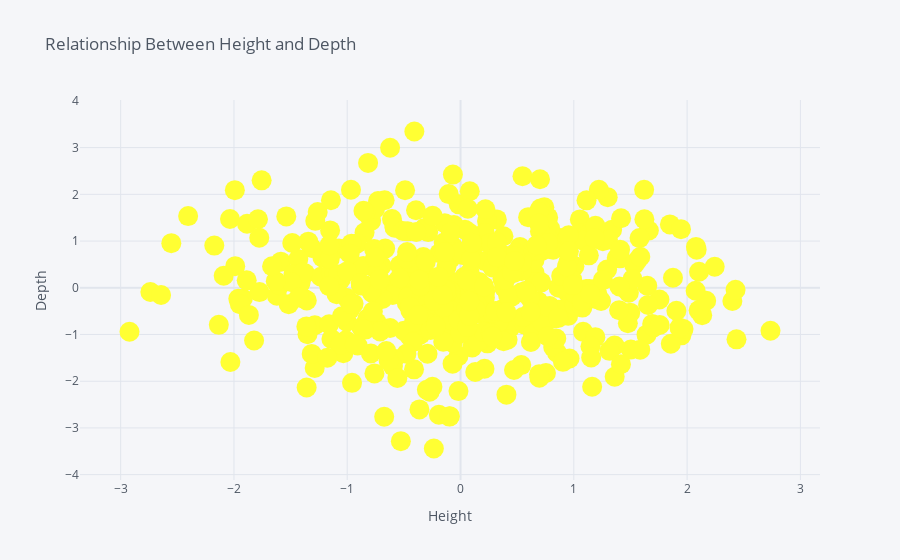

Here is the notebook cell this chart was saved with:
### Code cell
df1.iplot(kind='scatter',x='D',y='B',color='yellow',mode='markers',size=20,
         xTitle='Height',yTitle='Depth',title='Relationship Between Height and Depth')

### Figure 1 — Plotly figure (JSON) as saved in the notebook; plotly's stock layout.template omitted (floating-point values rounded to 4 significant figures; data arrays with more than 128 entries replaced by an {"elided": "..."} marker saying what was removed)
{"data": [{"line": {"color": "rgba(255, 255, 51, 1.0)", "dash": "solid", "shape": "linear", "width": 1.3}, "marker": {"size": 20, "symbol": "circle"}, "mode": "markers", "name": "B", "text": "", "type": "scatter", "x": {"elided": "500 float values"}, "y": {"elided": "500 float values"}}], "layout": {"legend": {"bgcolor": "#F5F6F9", "font": {"color": "#4D5663"}}, "paper_bgcolor": "#F5F6F9", "plot_bgcolor": "#F5F6F9", "title": {"font": {"color": "#4D5663"}, "text": "Relationship Between Height and Depth"}, "xaxis": {"gridcolor": "#E1E5ED", "showgrid": true, "tickfont": {"color": "#4D5663"}, "title": {"font": {"color": "#4D5663"}, "text": "Height"}, "zerolinecolor": "#E1E5ED"}, "yaxis": {"gridcolor": "#E1E5ED", "showgrid": true, "tickfont": {"color": "#4D5663"}, "title": {"font": {"color": "#4D5663"}, "text": "Depth"}, "zerolinecolor": "#E1E5ED"}}}
